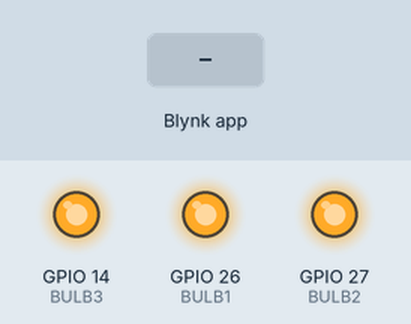
Bench run of a sketch on a simulated ESP32. Shown: output pins drawn as LEDs (lit = HIGH). Inputs (shaded band) come from the test bench. WiFi joins after 1.5 s; servers stay silent unless stated.

Above: at 3.0 s.
3.1 s: Blynk app writes 1 to V0
At 3.8 s:
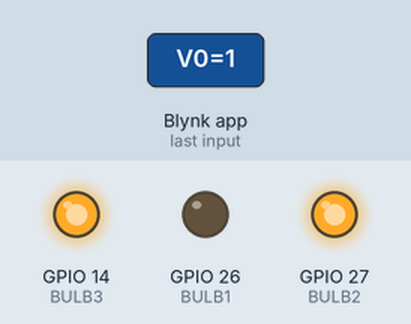
4.6 s: Blynk app writes 1 to V1
At 4.9 s:
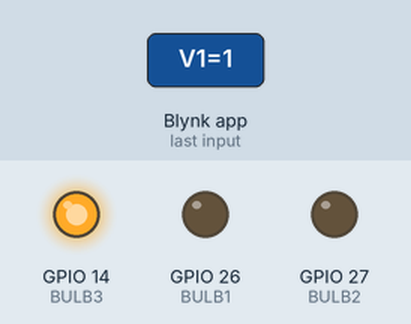
6.1 s: Blynk app writes 0 to V0
At 7.3 s:
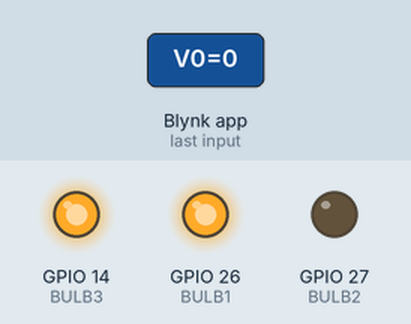
7.6 s: Blynk app writes 1 to V2
At 8.4 s:
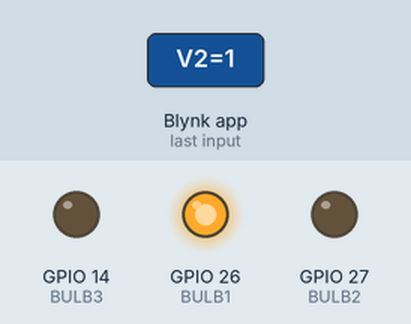
9.1 s: Blynk app writes 0 to V1
At 9.6 s:
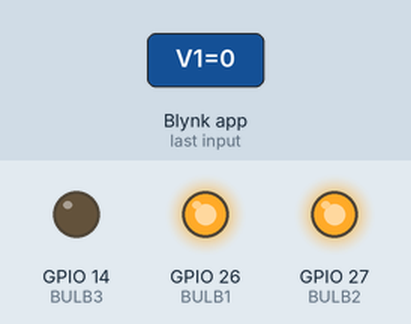
10.6 s: Blynk app writes 0 to V2
At 11.9 s:
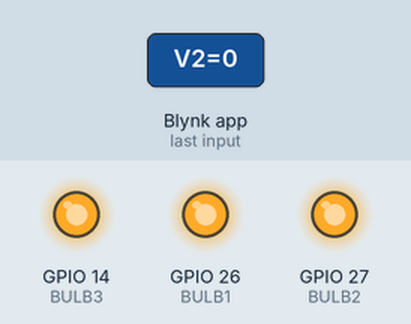
Timing chart, 0 to 13.1 s (numbered marks = the images above; inputs shaded):
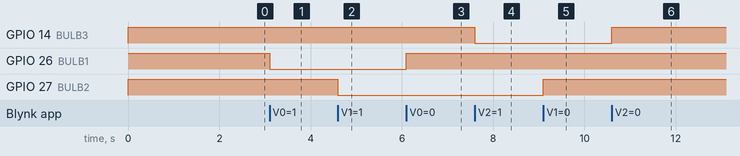

The sketch:

smart_home_blynk_3bulb.ino
```cpp
#define BLYNK_TEMPLATE_ID "YOUR_TEMPLATE_ID"
#define BLYNK_TEMPLATE_NAME "Smart Home 3 Bulb"
#define BLYNK_AUTH_TOKEN "YOUR_AUTH_TOKEN"

#include <WiFi.h>
#include <BlynkSimpleEsp32.h>

// ===== WiFi Credentials =====
char ssid[] = "YOUR_WIFI_NAME";
char pass[] = "YOUR_WIFI_PASSWORD";

// ===== Relay Pins =====
#define BULB1 26
#define BULB2 27
#define BULB3 14

BlynkTimer timer;

// ===== Blynk Virtual Pins =====
// V0 -> Bulb 1
// V1 -> Bulb 2
// V2 -> Bulb 3

BLYNK_WRITE(V0)
{
  int state = param.asInt();
  digitalWrite(BULB1, state == 1 ? LOW : HIGH);
}

BLYNK_WRITE(V1)
{
  int state = param.asInt();
  digitalWrite(BULB2, state == 1 ? LOW : HIGH);
}

BLYNK_WRITE(V2)
{
  int state = param.asInt();
  digitalWrite(BULB3, state == 1 ? LOW : HIGH);
}

void setup()
{
  Serial.begin(115200);

  pinMode(BULB1, OUTPUT);
  pinMode(BULB2, OUTPUT);
  pinMode(BULB3, OUTPUT);

  // OFF initially (relay HIGH = OFF)
  digitalWrite(BULB1, HIGH);
  digitalWrite(BULB2, HIGH);
  digitalWrite(BULB3, HIGH);

  Blynk.begin(BLYNK_AUTH_TOKEN, ssid, pass);
}

void loop()
{
  Blynk.run();
}
```

Measured:
- after the input at 3.1 s, GPIO 26 (BULB1): HIGH → LOW at once
- after the input at 4.6 s, GPIO 27 (BULB2): HIGH → LOW at once
- after the input at 6.1 s, GPIO 26 (BULB1): LOW → HIGH at once
- after the input at 7.6 s, GPIO 14 (BULB3): HIGH → LOW at once
- after the input at 9.1 s, GPIO 27 (BULB2): LOW → HIGH at once
- after the input at 10.6 s, GPIO 14 (BULB3): LOW → HIGH at once
